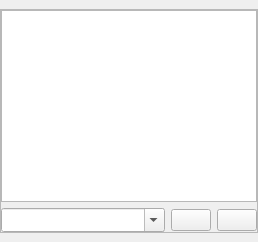
  <widget class="QDockWidget" name="dockConsole">
   <property name="features">
    <set>QDockWidget::AllDockWidgetFeatures</set>
   </property>
   <property name="windowTitle">
    <string>Console</string>
   </property>
   <attribute name="dockWidgetArea">
    <number>8</number>
   </attribute>
   <widget class="QWidget" name="dockWidgetContents_4">
    <layout class="QVBoxLayout" name="verticalLayout_24">
     <property name="leftMargin">
      <number>0</number>
     </property>
     <property name="rightMargin">
      <number>0</number>
     </property>
     <item>
      <widget class="QFrame" name="frame">
       <property name="frameShape">
        <enum>QFrame::StyledPanel</enum>
       </property>
       <property name="frameShadow">
        <enum>QFrame::Raised</enum>
       </property>
       <layout class="QVBoxLayout" name="verticalLayout_14">
        <property name="leftMargin">
         <number>0</number>
        </property>
        <property name="topMargin">
         <number>0</number>
        </property>
        <property name="rightMargin">
         <number>0</number>
        </property>
        <property name="bottomMargin">
         <number>0</number>
        </property>
        <item>
         <widget class="QPlainTextEdit" name="txtConsole">
          <property name="minimumSize">
           <size>
            <width>0</width>
            <height>1</height>
           </size>
          </property>
          <property name="font">
           <font>
            <pointsize>9</pointsize>
           </font>
          </property>
          <property name="readOnly">
           <bool>true</bool>
          </property>
         </widget>
        </item>
        <item>
         <layout class="QHBoxLayout" name="horizontalLayout_7" stretch="1,0,0">
          <item>
           <widget class="ComboBox" name="cboCommand">
            <property name="styleSheet">
             <string notr="true">padding-top: 3;
padding-bottom: 3;
padding-right: 8;</string>
            </property>
            <property name="editable">
             <bool>true</bool>
            </property>
            <property name="maxVisibleItems">
             <number>5</number>
            </property>
            <property name="maxCount">
             <number>10</number>
            </property>
            <property name="insertPolicy">
             <enum>QComboBox::InsertAtTop</enum>
            </property>
           </widget>
          </item>
          <item>
           <widget class="QPushButton" name="cmdCommandSend">
            <property name="toolTip">
             <string>Send command</string>
            </property>
            <property name="icon">
             <iconset resource="images.qrc">
              <normaloff>:/images/send_1.png</normaloff>:/images/send_1.png</iconset>
            </property>
            <property name="iconSize">
             <size>
              <width>16</width>
              <height>16</height>
             </size>
            </property>
           </widget>
          </item>
          <item>
           <widget class="QPushButton" name="cmdClearConsole">
            <property name="toolTip">
             <string>Clear console</string>
            </property>
            <property name="icon">
             <iconset resource="images.qrc">
              <normaloff>:/images/erase_1.png</normaloff>:/images/erase_1.png</iconset>
            </property>
            <property name="iconSize">
             <size>
              <width>16</width>
              <height>16</height>
             </size>
            </property>
           </widget>
          </item>
         </layout>
        </item>
       </layout>
      </widget>
     </item>
    </layout>
   </widget>
  </widget>
